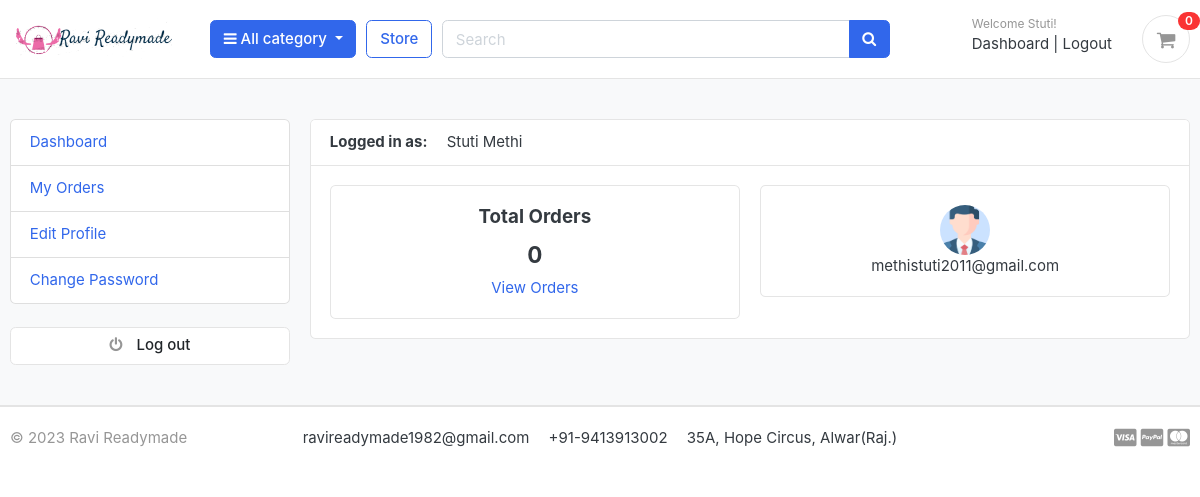
The app's page /accounts/dashboard/ (signed in) with its own data.
### accounts/models.py (models this page shows, shortened)
class Account(AbstractBaseUser):
    first_name = models.CharField(max_length=50)
    last_name = models.CharField(max_length=50)
    username = models.CharField(max_length=50, unique=True)
    email = models.EmailField(max_length=100, unique=True)
    phone = models.CharField(max_length=50)
    date_joined = models.DateTimeField(auto_now_add=True)
    last_login = models.DateTimeField(auto_now_add=True)
    is_admin = models.BooleanField(default=False)
    is_active = models.BooleanField(default=False)
    is_staff = models.BooleanField(default=False)
    is_superadmin = models.BooleanField(default=False)
    USERNAME_FIELD = 'email'
    REQUIRED_FIELDS = ['username', 'first_name', 'last_name']
    objects = MyAccountManager()
    def full_name(self):
        return f'{self.first_name} {self.last_name}'

class UserProfile(models.Model):
    user = models.OneToOneField(Account, on_delete=models.CASCADE)
    address_line_1 = models.CharField(blank=True, max_length=100)
    address_line_2 = models.CharField(blank=True, max_length=100)
    profile_picture = models.ImageField(blank=True, upload_to='userprofile')
    city = models.CharField(blank=True, max_length=20)
    state = models.CharField(blank=True, max_length=20)
    country = models.CharField(blank=True, max_length=20)

### accounts/views.py (the view)
# urls.py: path('dashboard/', dashboard, name='dashboard'),
@login_required(login_url=login)
def dashboard(request):
    userprofile = UserProfile.objects.get(user_id = request.user.id)
    orders = Order.objects.filter(user_id = request.user.id, is_ordered=True)
    orders_count = orders.count()
    context = {'userprofile': userprofile,'orders_count': orders_count}
    return render(request, 'accounts/dashboard.html', context)

### carts/context_processors.py (called while the page is built)
def counter(request):
    cart_count = 0
    if 'admin' in request.path:
        return {}
    else:
        try:
            cart = Cart.objects.filter(cart_id = _cart_id(request))
            if request.user.is_authenticated:
                cart_items = CartItem.objects.all().filter(user = request.user)
            else:
                cart_items = CartItem.objects.all().filter(cart = cart[:1])
            for cart_item in cart_items:
                cart_count += cart_item.quantity
        except Cart.DoesNotExist:
            cart_count = 0
    return dict(cart_count = cart_count)

### carts/views.py (called while the page is built)
def _cart_id(request):
    cart = request.session.session_key
    if not cart:
        cart = request.session.create()
    return cart

### category/context_processors.py (called while the page is built)
def menu_links(request):
    links = Category.objects.all()
    return dict(links=links)

### category/models.py (called while the page is built)
    def get_url(self):
        return reverse('products_by_category', args=[self.slug])

### templates/accounts/dashboard.html (shortened to what this page needs)
{% extends 'base.html' %}
{% block content %}
<section class="section-conten padding-y bg">
    <div class="container">
        <div class="row">
        {% include 'includes/dashboard_sidebar.html' %}
        <main class="col-md-9">
            <article class="card">
            <header class="card-header">
                <strong class="d-inline-block mr-3">Logged in as:</strong>
                <span>{{ user.full_name }}</span>
            </header>
            <div class="card-body">
                <div class="row">
                  <div class="col-md-6">
                    <div class="card" style="text-align: center;">
                        <div class="card-body">
                            <h5 class="card-title">Total Orders</h5>
                            <h4>{{orders_count}}</h4>
                            <a href="{% url 'my_orders' %}">View Orders</a>
                        </div>
                    </div>
                  </div>
                  <div class="col-md-6">
                    <div class="card" style="text-align: center;">
                        <div class="card-body">
                            <img src="{{userprofile.profile_picture.url}}" alt="User Profile Pic" width="50" height="50" style="border-radius: 50%;">
                            <p class="mb-0">{{user.email}}</p>
                        </div>
                    </div>
                  </div>
                </div>
            </div>
            </article>
        </main>
    </div>
    </div>
    </section>
{% endblock %}

### templates/includes/navbar.html (shortened to what this page needs)
{% load static %}
<header class="section-header">
   <section class="header-main border-bottom">
        <div class="container">
    <div class="row align-items-center">
        <div class="col-lg-2 col-md-3 col-6">
            <a href="{% url 'home' %}" class="brand-wrap">
                <img class="logo" src="{% static 'images/logo1.png' %}">
            </a>
        </div>
        <div class="col-lg col-sm col-md col-6 flex-grow-0">
            <div class="category-wrap dropdown d-inline-block float-right">
                <button type="button" class="btn btn-primary dropdown-toggle" data-toggle="dropdown">
                    <i class="fa fa-bars"></i> All category
                </button>
            </div>
        </div>
        <a href="{% url 'store' %}" class="btn btn-outline-primary">Store</a>
        <div class="col-lg  col-md-6 col-sm-12 col">
            <form action = "{% url 'search' %}" method="GET" class="search">
                <div class="input-group w-100">
                    <input type="text" name="keyword" class="form-control" style="width:60%;" placeholder="Search">
                    <div class="input-group-append">
                      <button class="btn btn-primary" type="submit">
                        <i class="fa fa-search"></i>
                      </button>
                    </div>
                </div>
            </form>
        </div>
        <div class="col-lg-3 col-sm-6 col-8 order-2 order-lg-3">
                    <div class="d-flex justify-content-end mb-3 mb-lg-0">
                        {% if user.id is None %}
                        <div class="widget-header">
                            <small class="title text-muted">Welcome guest!</small>
                            <div>
                                <a href="{% url 'login' %}">Sign in</a> <span class="dark-transp"> | </span>
                                <a href="{% url 'register' %}"> Register</a>
                            </div>
                        </div>
                        {% else %}
                        <div class="widget-header">
                            <small class="title text-muted">Welcome {{user.first_name}}!</small>
                            <div>
                                <a href="{% url 'dashboard' %}">Dashboard</a> <span class="dark-transp"> | </span>
                                <a href="{% url 'logout' %}"> Logout</a>
                            </div>
                        </div>
                        {% endif %}
                        <a href="{% url 'cart' %}" class="widget-header pl-3 ml-3">
                            <div class="icon icon-sm rounded-circle border"><i class="fa fa-shopping-cart"></i></div>
                            <span class="badge badge-pill badge-danger notify">{{cart_count}}</span>
                        </a>
                    </div>
                </div>
    </div>
        </div>
    </section>
</header>

### static/css/ui.css (style rules this page uses)
html { font-family: "Inter", sans-serif; font-size: 15px; }
.icon-xs, .icon-sm, .icon-md, .icon-lg { display: inline-block; text-align: center; flex-shrink: 0; flex-grow: 0; }
.icon-sm { width: 48px; height: 48px; line-height: 48px !important; font-size: 20px; }
.padding-y { padding-top: 40px; padding-bottom: 40px; }
article:after, .form-group:after { display: block; clear: both; content: ""; }
.bg { background-color: #f8f9fa; }
.header-main { position: relative; padding-top: 1rem; padding-bottom: 1rem; }
.brand-wrap .logo, .navbar-brand .logo { margin-right: 7px; max-height: 42px; display: inline-block; }
.widget-header { display: inline-block; vertical-align: middle; position: relative; }
.widget-header a { color: #343a40; }
.widget-header i { color: #969696; }
.widget-header .title { display: block; }
.widget-header .notify { position: absolute; top: -3px; right: -10px; }
.notify { position: absolute; top: -4px; right: -10px; display: inline-block; padding: 0.25em 0.6em; font-size: 12px; line-height: 1; text-align: center; border-radius: 3rem; color: #fff; background-color: #fa3434; }

### records on screen
Account: first_name "Stuti", full_name "Stuti Methi", email "methistuti2011@gmail.com"
UserProfile: profile_picture (placeholder picture)

### other values on screen
{{ cart_count }} "0"
{{ orders_count }} "0"
